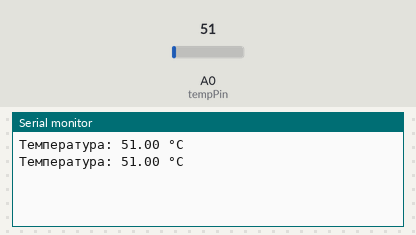
The sketch below on a simulated Arduino Uno, built with avr-gcc and run on an emulated ATmega328P. Shown: the last lines printed to the serial monitor. The test bench sets the inputs (shaded band); at power-on: A0 (tempPin) = 51.

Above: at 1.8 s.
1.9 s: A0 (tempPin) set to 61
At 2.8 s:
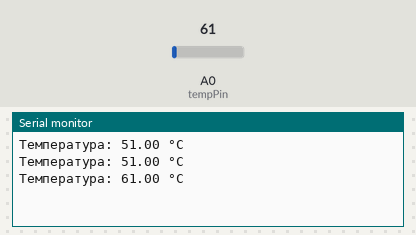
3.4 s: A0 (tempPin) set to 71
At 4.5 s:
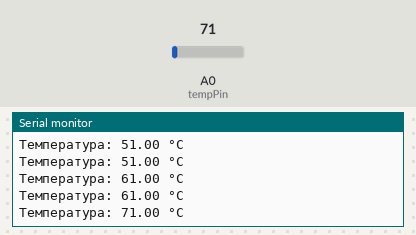
Timing chart, 0 to 6.4 s (numbered marks = the images above; inputs shaded):
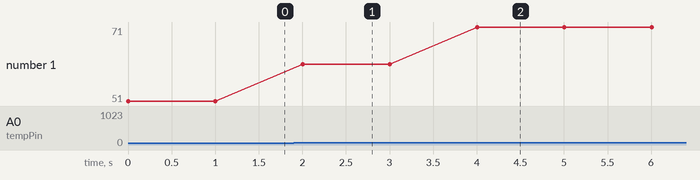

The sketch:

sketch_jul29b.ino
```cpp
// Пин для подключения датчика
const int tempPin = A0;

void setup() {
  // Инициализация последовательного порта
  Serial.begin(9600);
}

void loop() {
  // Считываем «сырое» значение с аналогового входа (0–1023)
  int reading = analogRead(tempPin);

  // Рассчитываем температуру в градусах Цельсия
  // Формула: температура (°C) = (значение * 5 В / 1023) * 1000 / 10
  float temperatureC = reading ;

  // Выводим результат
  Serial.print("Температура: ");
  Serial.print(temperatureC);
  Serial.println(" °C");


  delay(1000); // Задержка 1 секунда
}
```

Measured:
- after the input at 1.9 s, the serial monitor: prints a new line after 0.10 s (image 1)
- after the input at 3.4 s, the serial monitor: prints a new line after 0.60 s (image 2)
- plotted number 1: 51 → 61 after the input at 1.9 s, 61 → 71 after the input at 3.4 s
